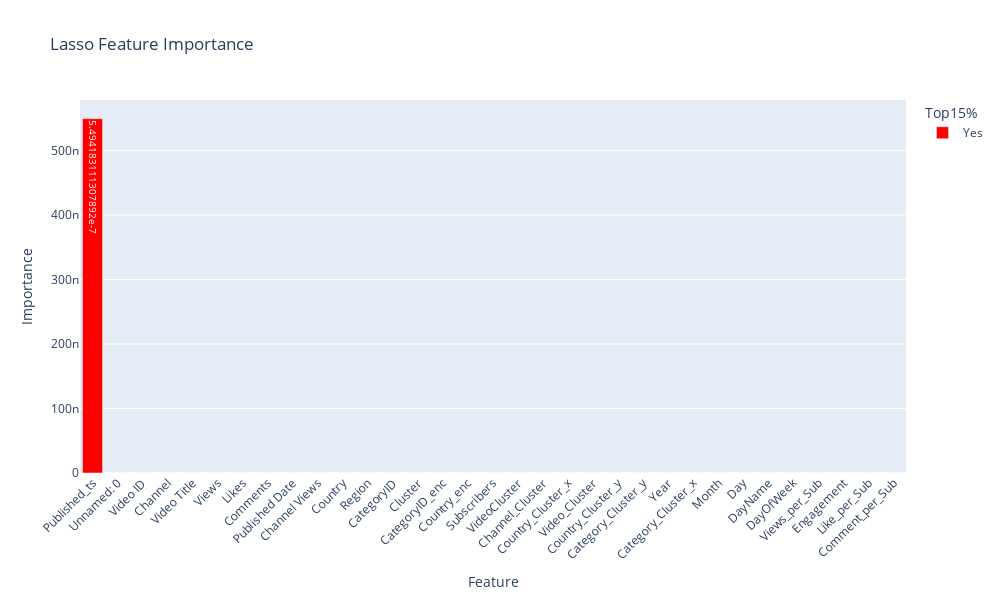

Notebook code cell kept with this figure:
### Code cell
fig = px.bar(
    feat_df,                
    x='Feature',            
    y='Importance',         
    color='Top15%',         
    color_discrete_map={'Yes': 'red', 'No': 'blue'},  
    text='Importance',      
    title='Lasso Feature Importance'  
)


fig.update_layout(
    xaxis_tickangle=-45,  
    width=1000,           
    height=600            
)

fig.show()

### Figure 1 — Plotly figure (JSON) as saved in the notebook; plotly's stock layout.template omitted (floating-point values rounded to 4 significant figures)
{"data": [{"hovertemplate": "Top15%=Yes<br>Feature=%{x}<br>Importance=%{text}<extra></extra>", "legendgroup": "Yes", "marker": {"color": "red", "pattern": {"shape": ""}}, "name": "Yes", "orientation": "v", "showlegend": true, "text": [5.494e-07, 0.0, 0.0, 0.0, 0.0, 0.0, 0.0, 0.0, 0.0, 0.0, 0.0, 0.0, 0.0, 0.0, 0.0, 0.0, 0.0, 0.0, 0.0, 0.0, 0.0, 0.0, 0.0, 0.0, 0.0, 0.0, 0.0, 0.0, 0.0, 0.0, 0.0, 0.0, 0.0], "textposition": "auto", "type": "bar", "x": ["Published_ts", "Unnamed: 0", "Video ID", "Channel", "Video Title", "Views", "Likes", "Comments", "Published Date", "Channel Views", "Country", "Region", "CategoryID", "Cluster", "CategoryID_enc", "Country_enc", "Subscribers", "VideoCluster", "Channel_Cluster", "Country_Cluster_x", "Video_Cluster", "Country_Cluster_y", "Category_Cluster_y", "Year", "Category_Cluster_x", "Month", "Day", "DayName", "DayOfWeek", "Views_per_Sub", "Engagement", "Like_per_Sub", "Comment_per_Sub"], "xaxis": "x", "y": [5.494e-07, 0.0, 0.0, 0.0, 0.0, 0.0, 0.0, 0.0, 0.0, 0.0, 0.0, 0.0, 0.0, 0.0, 0.0, 0.0, 0.0, 0.0, 0.0, 0.0, 0.0, 0.0, 0.0, 0.0, 0.0, 0.0, 0.0, 0.0, 0.0, 0.0, 0.0, 0.0, 0.0], "yaxis": "y"}], "layout": {"barmode": "relative", "height": 600, "legend": {"title": {"text": "Top15%"}, "tracegroupgap": 0}, "title": {"text": "Lasso Feature Importance"}, "width": 1000, "xaxis": {"anchor": "y", "domain": [0, 1], "tickangle": -45, "title": {"text": "Feature"}}, "yaxis": {"anchor": "x", "domain": [0, 1], "title": {"text": "Importance"}}}}
